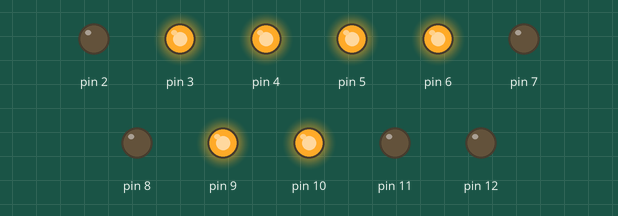
Recording of a sketch running on a simulated Arduino Uno, built with avr-gcc and run on an emulated ATmega328P. On the bench: output pins drawn as LEDs (lit = HIGH).

Above: at 0.5 s.
At 2.5 s:
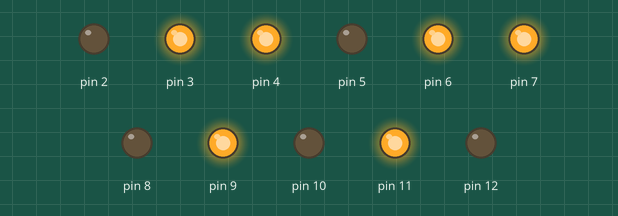
At 4.5 s:
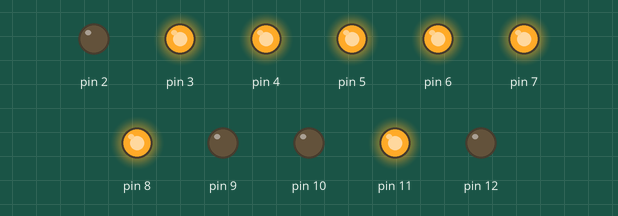
At 8.5 s:
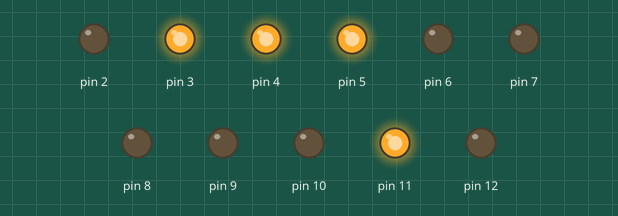
At 11.5 s:
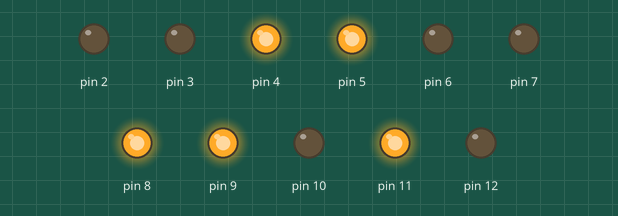
At 17.5 s:
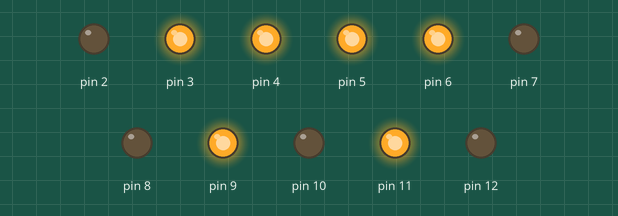
Timing chart, 0 to 18.4 s (numbered marks = the images above):
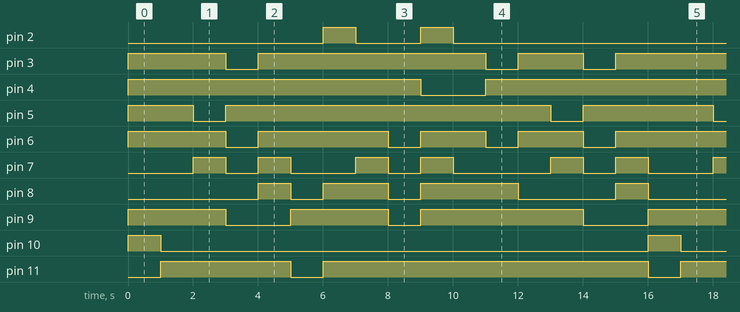

Measured:
- by itself, pin 2: repeats every 16.0 s: LOW 2.0 s, HIGH 1.0 s, LOW 12.0 s, HIGH 1.0 s
- by itself, pin 3: repeats every 16.0 s: LOW 1.0 s, HIGH 7.0 s, LOW 1.0 s, HIGH 2.0 s, LOW 1.0 s, HIGH 4.0 s
- by itself, pin 4: goes HIGH 9.0 s, LOW 2.0 s, HIGH 14.0 s, LOW 2.0 s, then HIGH
- by itself, pin 5, pin 11: repeats every 16.0 s: LOW 1.0 s, HIGH 10.0 s, LOW 1.0 s, HIGH 4.0 s
- by itself, pin 6: repeats every 16.0 s: LOW 1.0 s, HIGH 4.0 s, 2 × (LOW 1.0 s, HIGH 2.0 s), LOW 1.0 s, HIGH 4.0 s
- by itself, pin 8: repeats every 16.0 s: LOW 1.0 s, HIGH 2.0 s, LOW 1.0 s, HIGH 3.0 s, LOW 3.0 s, HIGH 1.0 s, LOW 4.0 s, HIGH 1.0 s
- by itself, pin 9: repeats every 16.0 s: LOW 2.0 s, HIGH 3.0 s, LOW 1.0 s, HIGH 5.0 s, LOW 2.0 s, HIGH 3.0 s
- by itself, pin 10, pin 12: alternates HIGH for 1.0 s and LOW for 15.0 s

The sketch:

traffic_lighter.ino
```cpp
bool led_counter[10][8] =
{
  {1, 1, 1, 1, 1, 0, 1, 1}, // 9
  {0, 1, 1, 1, 1, 1, 1, 1}, // 8
  {0, 1, 1, 1, 0, 0, 0, 0}, // 7
  {1, 1, 0, 1, 1, 1, 1, 1}, // 6
  {0, 1, 0, 1, 1, 0, 1, 1}, // 5
  {0, 0, 1, 1, 0, 0, 1, 1}, // 4
  {0, 1, 1, 1, 1, 0, 0, 1}, // 3
  {0, 1, 1, 0, 1, 1, 0, 1}, // 2
  {0, 0, 1, 1, 0, 0, 0, 0}, // 1
  {0, 1, 1, 1, 1, 1, 1, 0}  // 0
};

int y, i;

void setup() {
  for (int pin = 2; pin <= 12; pin++)
  {
    pinMode(pin, OUTPUT);
    digitalWrite(pin, LOW);
   }
}

void loop() {
  digitalWrite(10, HIGH);
  digitalWrite(11, LOW);
  digitalWrite(12, LOW);
  y = 0;
  i = 6;
  traffic_lighter(y, i);
  digitalWrite(10, LOW);
  digitalWrite(11, HIGH);
  digitalWrite(12, LOW);
  y = 7;
  i = 9;
  traffic_lighter(y, i);
  digitalWrite(10, LOW);
  digitalWrite(11, LOW);
  digitalWrite(12, HIGH);
  y = 0;
  i = 6;
  traffic_lighter(y, i);
  digitalWrite(10, LOW);
  digitalWrite(11, HIGH);
  digitalWrite(12, LOW);
  y = 7;
  i = 9;
  traffic_lighter(y, i);
}

void traffic_lighter(int k, int m) {
  for (int y; y <= i; y++)
    {
      for (int x = 0; x <= 7; x++)
      {
        if (led_counter[y][x] == 0) digitalWrite(x + 2, LOW); else digitalWrite(x + 2, HIGH);
      }
      delay(1000);
    }
}
```
